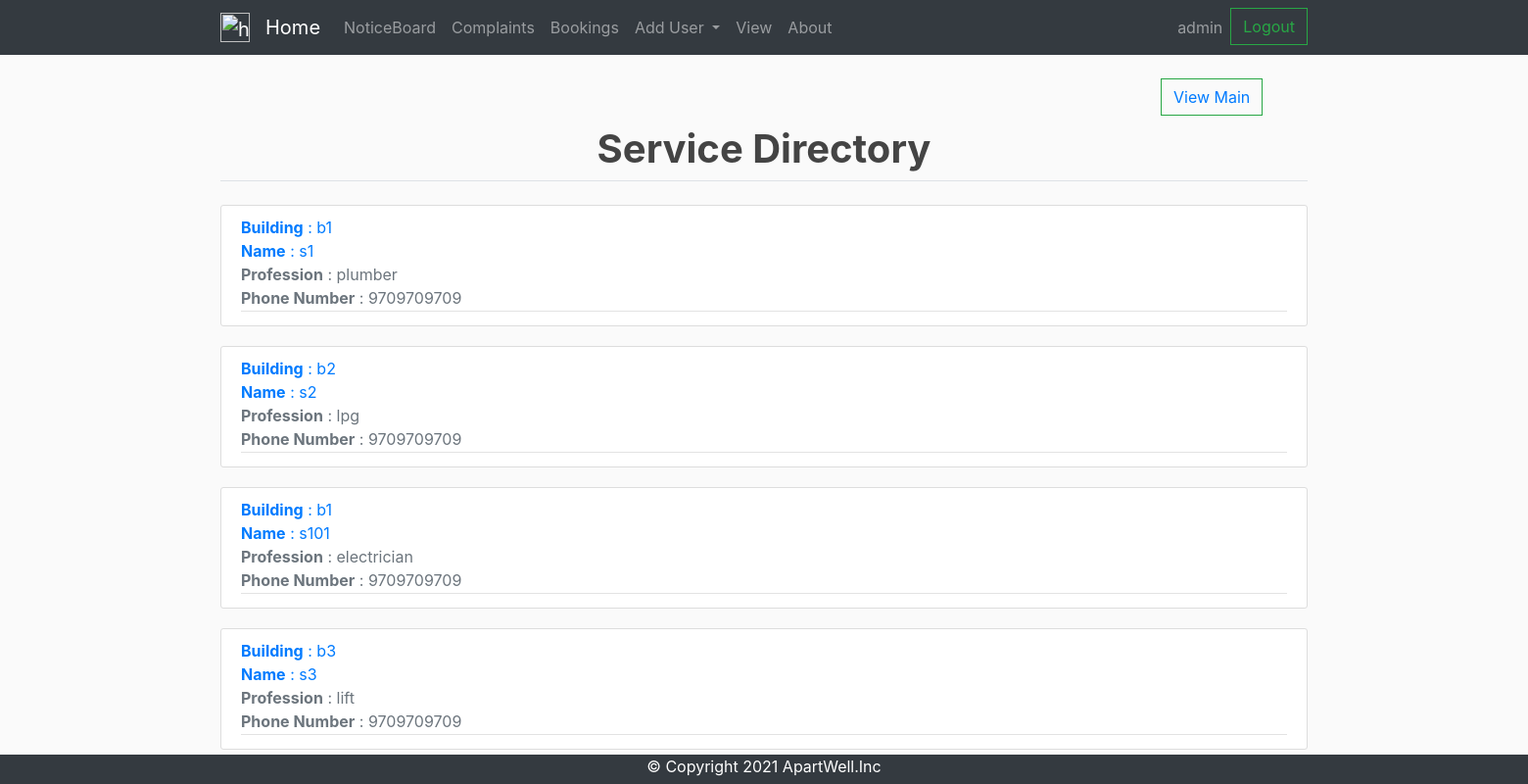
/view/service_directory/ (signed in), run on an earlier commit of the app's database.
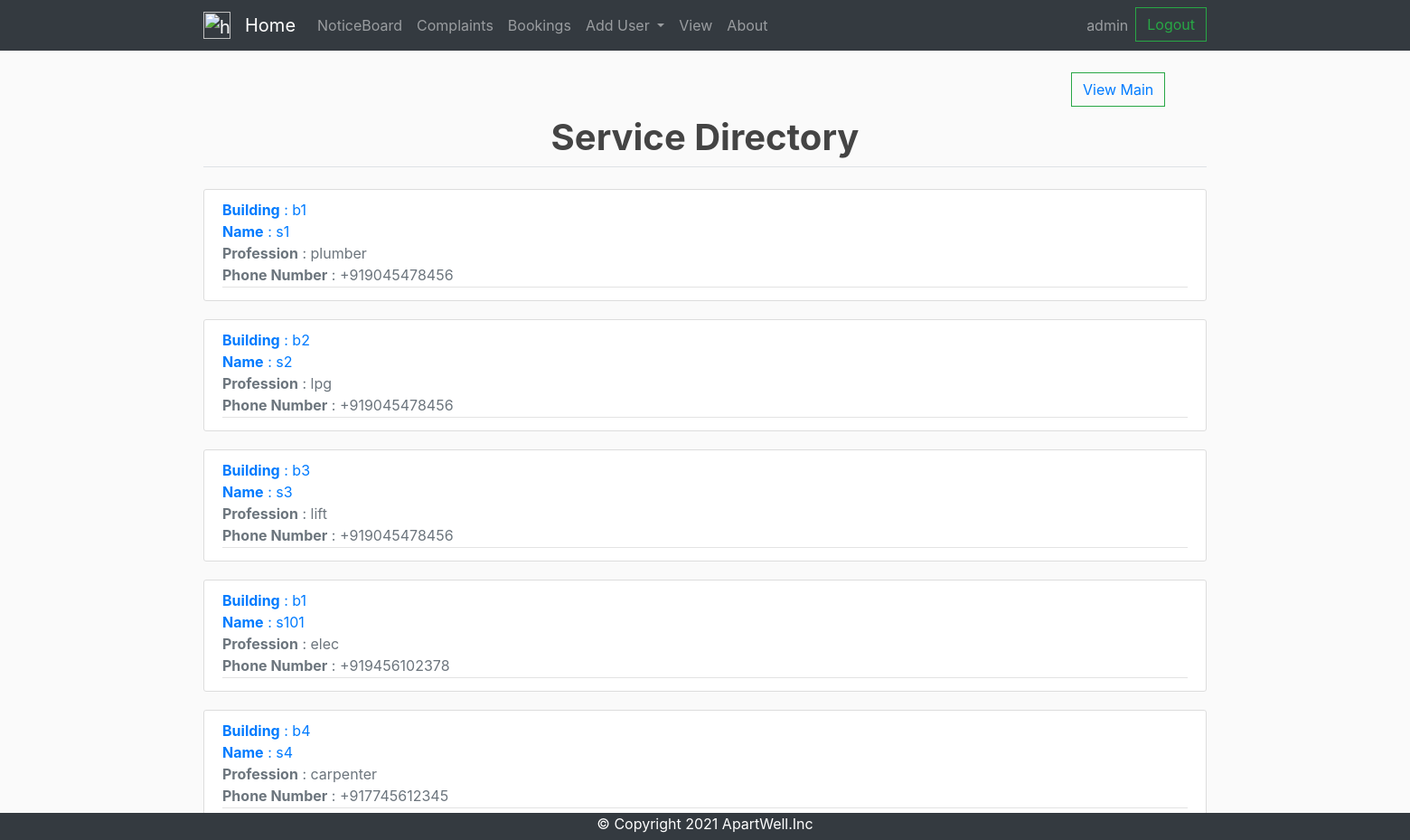
And on a later commit of the database.
### buildings/models.py (models this page shows)
class Service_Directory(models.Model):
	service_id = models.CharField(max_length=10, primary_key=True)
	name = models.CharField(max_length=50)
	profession = models.CharField(max_length=30)
	building_id = models.ForeignKey(Building, on_delete=models.CASCADE)
	phone_no = PhoneNumberField(blank=False)

class Building(models.Model):
	building_id = models.CharField(max_length=10, primary_key=True)
	building_name = models.CharField(max_length=30)
	n_floors = models.IntegerField(default=0)
	n_flats = models.IntegerField(default=0)

### buildings/views.py (the view)
# urls.py: path('view/service_directory/',views.view_service_directory, name="service_directory_details"),
def view_service_directory(request):
	model = Occupies.objects.filter(user_id = request.user.pk)
	flat_model = []
	for i in model:
		temp = Flat.objects.filter(flat_id = str(i.flat_id.pk))
		flat_model.append(temp)
	new_flat_model = []
	for i in flat_model:
		new_flat_model.append(i[0])
	building_model = []
	for i in new_flat_model:
		temp = Building.objects.filter(building_id = str(i.building_id.pk))
		building_model.append(temp)
	new_building_model = []
	for i in building_model:
		new_building_model.append(i[0])
	new_building_model = set(new_building_model)
	sd = []
	for i in new_building_model:
		temp = Service_Directory.objects.filter(building_id = i.building_id)
		sd += temp
	new_sd = sd
	return render(request, 'buildings/service_directory.html', {'flat_model':new_sd, 'all_sd':Service_Directory.objects.all()})

### buildings/templates/buildings/service_directory.html (shortened to what this page needs)
{% extends 'base.html' %}
{% load static %}
{% block content %}
<!DOCTYPE html>
<html>
  <head>
    <link rel="stylesheet" href="{% static 'table.css' %}">
  </head>
  <body>
    {% if user.is_authenticated and user.is_superuser %}
    <div  id = "lodge_complaint_button">
       <button class="btn btn-outline-success my-2 my-sm-0"><a href="/view/">View Main</a>
       </button>
    </div>
    {% endif %}
    <legend class = "border-bottom mb-4"><h1 class="text-center"> <strong>Service Directory</strong></h1></legend>
    {% if user.is_authenticated and user.is_superuser %}
        {% for complaint in all_sd %}
        <article class="media content-section">
        <div class="media-body">
          <div class="article-metadata">
            <medium class="text-primary"><b>Building</b> : {{ complaint.building_id.building_name }}</br></medium>
            <medium class="text-primary"><b>Name</b> : {{ complaint.name }}</br></medium>
            <medium class="text-muted"><b>Profession</b> : {{ complaint.profession }}</br></medium>
            <medium class="text-muted"><b>Phone Number</b> : {{ complaint.phone_no }}</br></medium>
          </div>
        </div>
        </article>
      {% endfor %}
    {% endif %}
  </body>
</html>
{% endblock %}

What changed in the data, as far as the page shows it:
changed Service_Directory "plumber": phone_no "9709709709" → "+919045478456"
changed Service_Directory "lpg": phone_no "9709709709" → "+919045478456"
changed Service_Directory "lift": phone_no "9709709709" → "+919045478456"; moves up the list
changed Service_Directory: profession "electrician" → "elec"; phone_no "9709709709" → "+919456102378"
added Service_Directory: building_id.building_name "b4", name "s4", profession "carpenter", phone_no "+917745612345"
